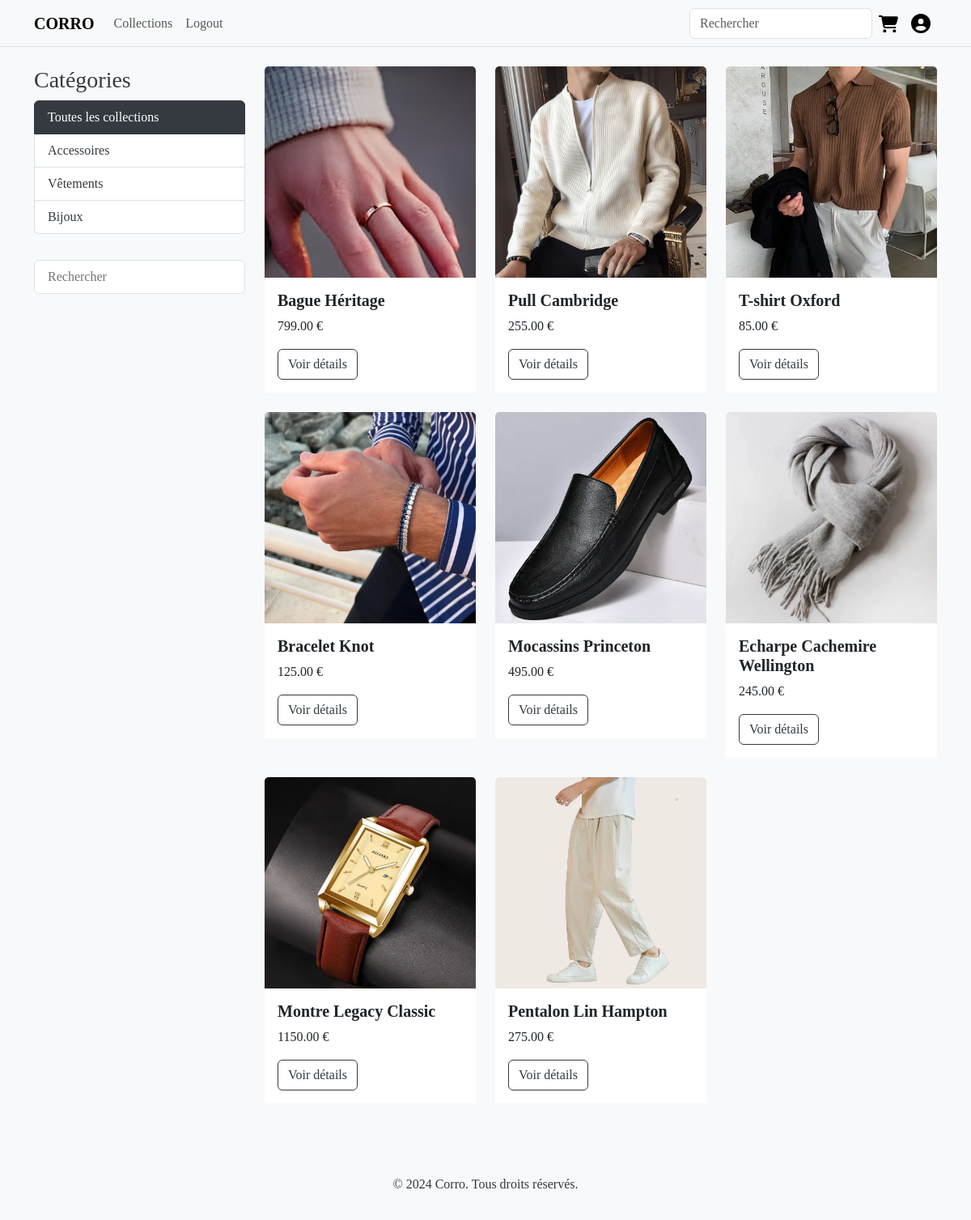
Screenshot of /products/ with the database file from the repository.
### products/models.py (models this page shows, shortened)
class Category(models.Model):
    name = models.CharField(max_length=100)
    slug = models.SlugField(unique=True)
    class Meta:
        verbose_name_plural = 'categories'
    def get_absolute_url(self):
        return reverse('product_list_by_category', args=[self.slug])

class Product(models.Model):
    category = models.ForeignKey(Category, on_delete=models.CASCADE)
    name = models.CharField(max_length=200)
    slug = models.SlugField(unique=True)
    description = models.TextField()
    price = models.DecimalField(max_digits=10, decimal_places=2)
    image = models.ImageField(upload_to='products/')
    stock = models.IntegerField()
    available = models.BooleanField(default=True)
    created = models.DateTimeField(auto_now_add=True)
    updated = models.DateTimeField(auto_now=True)
    def get_absolute_url(self):
        return reverse('product_detail', args=[self.slug])

### products/views.py (the view)
# urls.py: path('products/', views.product_list, name='product_list'),
def product_list(request, category_slug=None):
    category = None
    categories = Category.objects.all()
    products = Product.objects.filter(available=True)
    if category_slug:
        category = get_object_or_404(Category, slug=category_slug)
        products = products.filter(category=category)
    if request.method == "GET":
        research = request.GET.get('research')
        if research is not None:
            products = products.filter(name__icontains=research)
    return render(request, 'products/product_list.html', {
        'category': category,
        'categories': categories,
        'products': products
    })

### templates/products/product_list.html (shortened to what this page needs)
{% extends 'base.html' %}
{% block content %}
<div class="row">
    <div class="col-md-3">
        <h3>Catégories</h3>
        <ul class="list-group">
            <li class="list-group-item {% if not category %}active{% endif %}">
                <a href="{% url 'product_list' %}" class="text-decoration-none {% if not category %}text-white{% endif %}">
                    Toutes les collections
                </a>
            </li>
            {% for c in categories %}
            <li class="list-group-item {% if category.slug == c.slug %}active{% endif %}">
                <a href="{{ c.get_absolute_url }}" class="text-decoration-none {% if category.slug == c.slug %}text-white{% endif %}">
                    {{ c.name }}
                </a>
            </li>
            {% endfor %}
        </ul>
        <form class="list-group" action="{% url 'product_list' %}" method="get" style="margin-top: 2rem;">
            <input class="list-group-item" type="search" name="research" id="research" placeholder="Rechercher">
        </form>
    </div>
    <div class="col-md-9">
        <div class="row">
            {% for product in products %}
            <div class="col-md-4 mb-4">
                <div class="card">
                    <img src="{{ product.image.url }}" class="card-img-top" alt="{{ product.name }}">
                    <div class="card-body">
                        <h5 class="card-title">{{ product.name }}</h5>
                        <p class="card-text">{{ product.price }} €</p>
                        <a href="{{ product.get_absolute_url }}" class="btn btn-primary">Voir détails</a>
                    </div>
                </div>
            </div>
            {% endfor %}
        </div>
    </div>
</div>
{% endblock %}

### staticfiles/css/style.css (style rules this page uses)
body { font-family: 'Times New Roman', Times, serif; background-color: #f8f9fa; color: #343a40; }
.card { border: none; border-radius: 0; }
.card-title { font-weight: bold; }
.list-group-item a { color: #343a40 !important; }
.list-group-item.active a { color: white !important; }
.list-group-item.active { background-color: #343a40 !important; border-color: #343a40 !important; }
.card-body a { background-color: white !important; border-color: #343a40 !important; color: #343a40 !important; }

### rows the page displays
Category: name "Accessoires"
Category: name "Vêtements"
Category: name "Bijoux"
Product: image (picture), name "Bague Héritage", price "799.00"
Product: image (picture), name "Pull Cambridge", price "255.00"
Product: image (picture), name "T-shirt Oxford", price "85.00"
Product: image (picture), name "Bracelet Knot", price "125.00"
Product: image (picture), name "Mocassins Princeton", price "495.00"
Product: image (picture), name "Echarpe Cachemire Wellington", price "245.00"
Product: image (picture), name "Montre Legacy Classic", price "1150.00"
Product: image (picture), name "Pentalon Lin Hampton", price "275.00"
